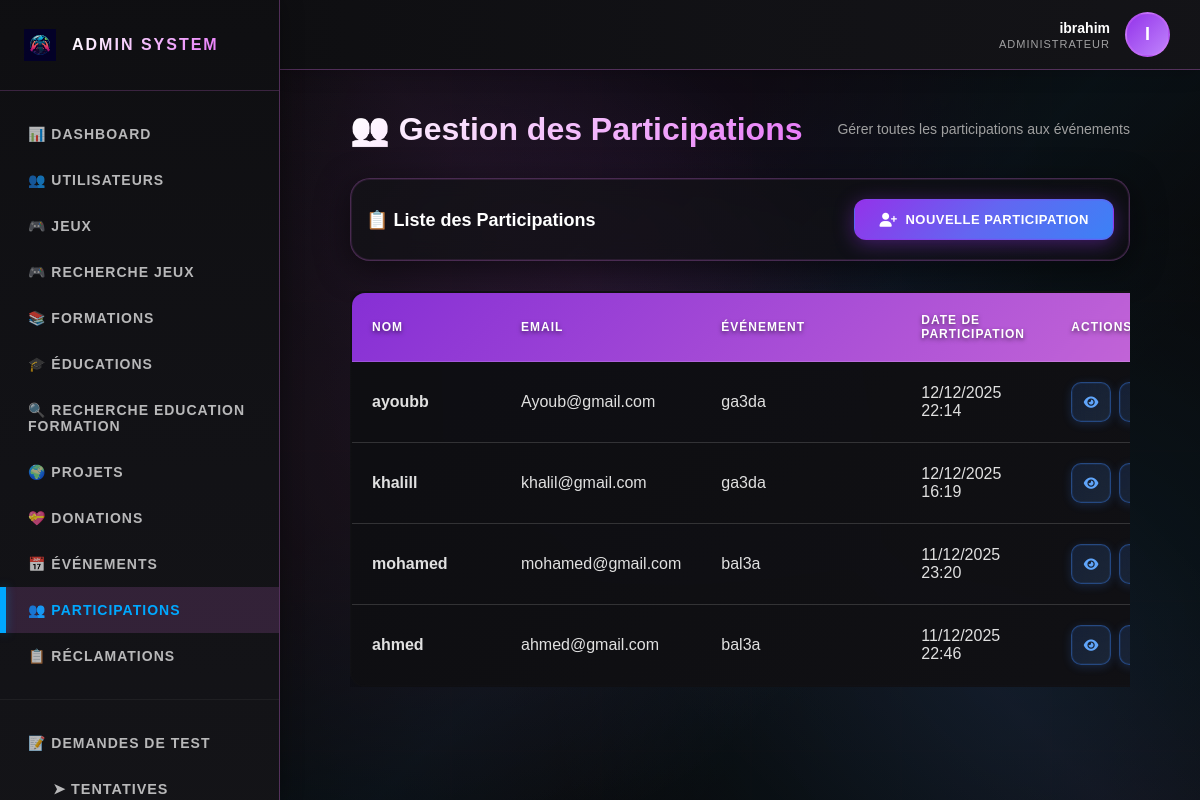
/?action=admin_participations (signed in), run on the app's committed database.
### tables this page shows
CREATE TABLE `users` (
  `id` int(11) NOT NULL,
  `username` varchar(50) NOT NULL,
  `email` varchar(100) NOT NULL,
  `password` varchar(255) NOT NULL,
  `verification_code` varchar(6) DEFAULT NULL,
  `email_verified` tinyint(1) DEFAULT 0,
  `role` enum('player','moderator','admin') DEFAULT 'player',
  `status` enum('active','inactive','banned') DEFAULT 'active',
  `created_at` timestamp NOT NULL DEFAULT current_timestamp(),
  `updated_at` timestamp NOT NULL DEFAULT current_timestamp() ON UPDATE current_timestamp(),
  `face_descriptor` text DEFAULT NULL COMMENT 'Descripteur facial encodé en JSON',
  `face_registered_at` timestamp NULL DEFAULT NULL COMMENT 'Date d''enregistrement du visage',
  `face_enabled` tinyint(1) DEFAULT 0 COMMENT 'Activer/désactiver la connexion par visage',
  `reset_code` varchar(64) DEFAULT NULL,
  `reset_code_expires` datetime DEFAULT NULL,
  `avatar` varchar(255) DEFAULT NULL,
  `medal` enum('none','bronze','silver','gold') DEFAULT 'none',
  `medal_notification_seen` tinyint(1) DEFAULT 1,
  `banned_until` datetime DEFAULT NULL
);

CREATE TABLE `participation` (
  `id` int(11) NOT NULL,
  `nom` varchar(100) NOT NULL,
  `prenom` varchar(100) DEFAULT '',
  `email` varchar(150) NOT NULL,
  `age` int(11) DEFAULT 0,
  `idevent` int(11) NOT NULL,
  `date_participation` datetime DEFAULT current_timestamp()
);

CREATE TABLE `evenement` (
  `idevent` int(11) NOT NULL,
  `nom_evenet` varchar(255) NOT NULL,
  `dateevent` date NOT NULL,
  `date_debut` datetime NOT NULL,
  `date_fin` datetime NOT NULL,
  `duree` time NOT NULL,
  `description` text DEFAULT NULL,
  `image` varchar(255) DEFAULT NULL
);

### controllers/EventController.php (called while the page is built, shortened)
<?php
require_once __DIR__ . '/../models/Event.php';
class EventController {
    private $model;
    public function __construct($db) {
        $this->model = new Event($db);
    }
    public function adminParticipations() {
        $participations = $this->model->getAllParticipants();
        $currentPage = 'admin_participations';
        require __DIR__ . '/../views/admin/includes/header.php';
        require __DIR__ . '/../views/admin/participations.php';
        require __DIR__ . '/../views/admin/includes/footer.php';
    }
}

### models/User.php (called while the page is built, shortened)
<?php
class User {
    private $conn;
    private $table_name = "users";
    public $id;
    public function __construct($db) {
        $this->conn = $db;
    }
    public function readOne() {
        $query = "SELECT * FROM " . $this->table_name . " WHERE id = ? LIMIT 0,1";
        $stmt = $this->conn->prepare($query);
        $stmt->bindParam(1, $this->id);
        $stmt->execute();
        $row = $stmt->fetch(PDO::FETCH_ASSOC);
        if($row) {
            $this->id = $row['id'];
            $this->username = $row['username'];
            return true;
        }
        return false;
    }
}
?>

### models/Event.php (called while the page is built, shortened)
<?php
class Event {
    private $conn;
    private $table_name = "evenement";
    private $participation_table = "participation";
    public function __construct($db) {
        $this->conn = $db;
    }
    public function getAllParticipants() {
        try {
            try {
                $sql = "SELECT p.*, e.nom_evenet, e.date_debut, e.date_fin, e.description, e.image
                        FROM " . $this->participation_table . " p
                        LEFT JOIN " . $this->table_name . " e ON p.idevent = e.idevent
                        ORDER BY p.date_participation DESC";
                $query = $this->conn->prepare($sql);
                $query->execute();
                return $query->fetchAll(PDO::FETCH_ASSOC);
            } catch (Exception $e) {
                error_log("Error fetching participants with new structure, trying old: " . $e->getMessage());
                $sql = "SELECT p.*, e.nom_evenet
                        FROM " . $this->participation_table . " p
                        LEFT JOIN " . $this->table_name . " e ON p.idevent = e.idevent
                        ORDER BY p.date_participation DESC";
                $query = $this->conn->prepare($sql);
                $query->execute();
                return $query->fetchAll(PDO::FETCH_ASSOC);
            }
        } catch (Exception $e) {
            error_log("Error fetching participants: " . $e->getMessage());
            return [];
        }
    }
}

### views/admin/participations.php (the view, shortened to what this page needs)
<section class="admin-content">
    <div class="admin-bg"></div>
    <div class="admin-container">
        <div class="admin-header-section">
            <h2>👥 Gestion des Participations</h2>
            <p style="color: #a0a0a0; font-size: 14px;">Gérer toutes les participations aux événements</p>
        </div>
        <div class="admin-card" style="padding: 20px 15px; margin-bottom: 25px;">
            <div style="display: flex; justify-content: space-between; align-items: center; flex-wrap: wrap; gap: 15px;">
                <h3 style="margin: 0; font-size: 18px;">📋 Liste des Participations</h3>
                <div style="display: flex; gap: 15px; align-items: center; flex-wrap: wrap;">
                    <button class="btn-admin btn-add" id="btnAddParticipation" data-modal="addParticipationModal">
                        <i class="fas fa-user-plus"></i> Nouvelle Participation
                    </button>
                </div>
            </div>
        </div>
        <div class="admin-table-container">
            <table class="admin-table">
                <thead>
                    <tr>
                        <th style="min-width: 150px;">Nom</th>
                        <th style="min-width: 200px;">Email</th>
                        <th style="min-width: 200px;">Événement</th>
                        <th style="min-width: 150px;">Date de Participation</th>
                        <th style="width: 120px;">Actions</th>
                    </tr>
                </thead>
                <tbody>
                    <?php if (empty($participations)): ?>
                        <tr>
                            <td colspan="5" style="text-align:center; padding: 40px; color: #a0a0a0;">
                                <div style="font-size: 48px; margin-bottom: 15px;">👥</div>
                                <h3 style="color: #ffaa00; margin-bottom: 10px;">Aucune participation</h3>
                                <p>Commencez par ajouter une nouvelle participation.</p>
                            </td>
                        </tr>
                    <?php else: ?>
                        <?php foreach($participations as $participation): ?>
                            <tr>
                                <td><strong><?= htmlspecialchars($participation['nom']) ?></strong></td>
                                <td><?= htmlspecialchars($participation['email']) ?></td>
                                <td><?= htmlspecialchars($participation['nom_evenet'] ?? 'N/A') ?></td>
                                <td><?= date('d/m/Y H:i', strtotime($participation['date_participation'])) ?></td>
                                <td>
                                    <div style="display: flex; gap: 10px; align-items: center;">
                                        <button class="btn-admin btn-edit btn-view-participation"
                                                data-participation-id="<?= $participation['id'] ?>"
                                                data-participation-nom="<?= htmlspecialchars($participation['nom'], ENT_QUOTES) ?>"
                                                data-participation-email="<?= htmlspecialchars($participation['email'], ENT_QUOTES) ?>"
                                                data-participation-event="<?= htmlspecialchars($participation['nom_evenet'] ?? 'N/A', ENT_QUOTES) ?>"
                                                data-participation-date="<?= date('d/m/Y H:i', strtotime($participation['date_participation'])) ?>"
                                                data-participation-event-id="<?= $participation['idevent'] ?? '' ?>"
                                                data-participation-description="<?= htmlspecialchars($participation['description'] ?? '', ENT_QUOTES) ?>"
                                                data-participation-date-debut="<?= isset($participation['date_debut']) && !empty($participation['date_debut']) ? date('d/m/Y H:i', strtotime($participation['date_debut'])) : '' ?>"
                                                data-participation-date-fin="<?= isset($participation['date_fin']) && !empty($participation['date_fin']) ? date('d/m/Y H:i', strtotime($participation['date_fin'])) : '' ?>"
                                                title="Voir les détails" style="min-width: 40px; height: 40px; padding: 0;">
                                            <i class="fas fa-eye"></i>
                                        </button>
                                        <a href="?action=admin_participation_edit&id=<?= $participation['id'] ?>" class="btn-admin btn-edit" title="Modifier" style="min-width: 40px; height: 40px; padding: 0;">
                                        </a>
                                    </div>
                                </td>
                            </tr>
                        <?php endforeach; ?>
                    <?php endif; ?>
                </tbody>
            </table>
        </div>
    </div>
</section>

### views/admin/includes/header.php (shortened to what this page needs)
<!DOCTYPE html>
<html lang="fr">
<head>
    <link rel="stylesheet" href="https://cdnjs.cloudflare.com/ajax/libs/font-awesome/6.4.0/css/all.min.css">
    <link rel="stylesheet" href="public/css/templatemo-prism-flux.css">
</head>
<body>
    <?php
    $adminUsername = $_SESSION['username'] ?? 'Admin';
    $adminUserId = $_SESSION['user_id'] ?? null;
    $adminInitial = strtoupper(substr($adminUsername, 0, 1));
    $adminName = $adminUsername;
    if ($adminUserId) {
        try {
            if (!isset($db)) {
                $database = new Database();
                $db = $database->getConnection();
            }
            require_once "models/User.php";
            $userModel = new User($db);
            $userModel->id = $adminUserId;
            if ($userModel->readOne()) {
                $adminName = $userModel->username ?? $adminUsername;
                $adminInitial = strtoupper(substr($adminName, 0, 1));
            }
        } catch (Exception $e) {
            error_log("Error fetching admin info: " . $e->getMessage());
        }
    }
    ?>
    <div class="admin-wrapper">
        <aside class="admin-sidebar">
            <div class="sidebar-header">
                <div class="sidebar-logo">
                    <img src="public/images/logo.png" alt="Logo" onerror="this.style.display='none'; this.parentElement.innerHTML='<div style=\'width: 40px; height: 40px; border-radius: 8px; background: linear-gradient(135deg, #9333ea, #c084fc); display: flex; align-items: center; justify-content: center; font-weight: 900; font-size: 20px; color: white;\'>M</div>';">
                </div>
                <div class="sidebar-title">Admin System</div>
            </div>
            <nav class="sidebar-nav">
                <a href="?action=admin_dashboard" class="sidebar-nav-item <?php echo (isset($currentPage) && $currentPage == 'admin') ? 'active' : ''; ?>">
                    📊 Dashboard
                </a>
                <a href="?action=admin_users" class="sidebar-nav-item <?php echo (isset($currentPage) && $currentPage == 'users') ? 'active' : ''; ?>">
                    👥 Utilisateurs
                </a>
                <a href="?action=admin_games" class="sidebar-nav-item <?php echo (isset($currentPage) && $currentPage == 'games') ? 'active' : ''; ?>">
                    🎮 Jeux
                </a>
                <a href="?action=admin_search_games" class="sidebar-nav-item <?php echo (isset($currentPage) && $currentPage == 'admin_search_games') ? 'active' : ''; ?>">
                    🎮 Recherche Jeux
                </a>
                <a href="?controller=formation&action=adminList" class="sidebar-nav-item <?php echo (isset($currentPage) && $currentPage == 'formations') ? 'active' : ''; ?>">
                    📚 Formations
                </a>
                <a href="?controller=education&action=adminList" class="sidebar-nav-item <?php echo (isset($currentPage) && $currentPage == 'educations') ? 'active' : ''; ?>">
                    🎓 Éducations
                </a>
                <a href="?controller=category&action=adminSearch" class="sidebar-nav-item <?php echo (isset($currentPage) && $currentPage == 'search') ? 'active' : ''; ?>">
                    🔍 Recherche Education Formation
                </a>
                <a href="?action=admin_projects" class="sidebar-nav-item <?php echo (isset($currentPage) && $currentPage == 'admin_projects') ? 'active' : ''; ?>">
                    🌍 Projets
                </a>
                <a href="?action=admin_donations" class="sidebar-nav-item <?php echo (isset($currentPage) && ($currentPage == 'admin_donations' || $currentPage == 'donations')) ? 'active' : ''; ?>">
                    💝 Donations
                </a>
                <a href="?action=admin_events" class="sidebar-nav-item <?php echo (isset($currentPage) && $currentPage == 'admin_events') ? 'active' : ''; ?>">
                    📅 Événements
                </a>
                <a href="?action=admin_participations" class="sidebar-nav-item <?php echo (isset($currentPage) && $currentPage == 'admin_participations') ? 'active' : ''; ?>">
                    👥 Participations
                </a>
                <a href="?action=admin_reclamations" class="sidebar-nav-item <?php echo (isset($currentPage) && $currentPage == 'admin_reclamations') ? 'active' : ''; ?>">
                    📋 Réclamations
                </a>
                <div style="margin: 20px 0; border-top: 1px solid rgba(255,255,255,0.05);"></div>
                <a href="?controller=adminTest&action=listRequests" class="sidebar-nav-item <?php echo (isset($currentPage) && in_array($currentPage, ['test_requests', 'test_attempts', 'test_questions'])) ? 'active' : ''; ?>">
                    📝 Demandes de Test
                </a>
                <a href="?controller=adminTest&action=listAttempts" class="sidebar-nav-item <?php echo (isset($currentPage) && $currentPage == 'test_attempts') ? 'active' : ''; ?>" style="padding-left: 50px; font-size: 0.9em;">
                    ➤ Tentatives
                </a>
            </nav>
        </aside>
        <header class="admin-top-header">
            <div class="admin-profile-section" onclick="showAdminProfileModal()" style="cursor: pointer; transition: all 0.3s ease;" onmouseover="this.style.opacity='0.8';" onmouseout="this.style.opacity='1';">
                <div class="admin-profile-info">
                    <div class="admin-profile-name"><?php echo htmlspecialchars($adminName); ?></div>
                    <div class="admin-profile-role">Administrateur</div>
            </div>
                <div class="admin-profile-avatar">
                    <?php echo htmlspecialchars($adminInitial); ?>
                </div>
            </div>
    </header>

### public/css/templatemo-prism-flux.css (style rules this page uses)
* { margin: 0; padding: 0; box-sizing: border-box; }
:root { --primary-black: #0a0a0a; --carbon-dark: #121212; --carbon-medium: #1a1a1a; --carbon-light: #2a2a2a; --metal-dark: #3a3a3a; --metal-light: #4a4a4a; --accent-red: #ff3333; --accent-blue: #00a8ff; --accent-green: #00ff88; --accent-purple: #9945ff; --accent-cyan: #00ffff; --text-primary: #ffffff; --text-secondary: #b0b0b0; --text-dim: #808080; }
html { scroll-behavior: smooth; }
body { font-family: 'Orbitron', 'Rajdhani', sans-serif; background: var(--primary-black); color: var(--text-primary); overflow-x: hidden; position: relative; }
body::before { content: ''; position: fixed; top: 0; left: 0; width: 100%; height: 100%; background: repeating-linear-gradient(0deg, transparent, transparent 2px, rgba(255, 255, 255, 0.03) 2px, rgba(255, 255, 255, 0.03) 4px), repeating-linear-gradient(90deg, transparent, transparent 2px, rgba(255, 255, 255, 0.03) 2px, rgba(255, 255, 255, 0.03) 4px), linear-gradient(135deg, var(--primary-black) 0%, var(--carbon-dark) 25%, var(--carbon-medium) 50%, var(--carbon-dark) 75%, var(--primary-black) 100%); z-index: -2; }
body::after { content: ''; position: fixed; top: 0; left: 0; width: 100%; height: 100%; background-image: linear-gradient(rgba(255, 51, 51, 0.05) 2px, transparent 2px), linear-gradient(90deg, rgba(255, 51, 51, 0.05) 2px, transparent 2px); background-size: 150px 150px; animation: gridMove 20s linear infinite; z-index: -1; opacity: 0.5; }

### data on the page
users: username "ibrahim", username "I"
participation: nom "ayoubb", email "Ayoub@gmail.com", idevent.nom_evenet "ga3da", date_participation "12/12/2025 22:14"
participation: nom "khalill", email "khalil@gmail.com", idevent.nom_evenet "ga3da", date_participation "12/12/2025 16:19"
participation: nom "mohamed", email "mohamed@gmail.com", idevent.nom_evenet "bal3a", date_participation "11/12/2025 23:20"
participation: nom "ahmed", email "ahmed@gmail.com", idevent.nom_evenet "bal3a", date_participation "11/12/2025 22:46"
